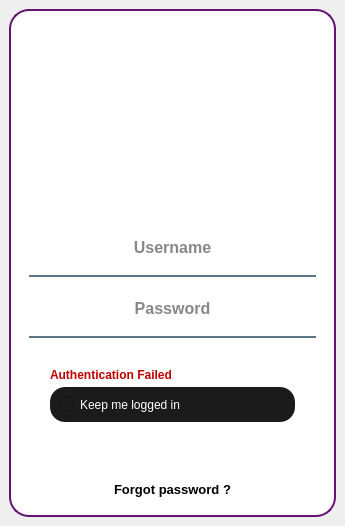
<?xml version="1.0" encoding="UTF-8"?>
<ui version="4.0">
 <class>Login</class>
 <widget class="QMainWindow" name="Login">
  <property name="geometry">
   <rect>
    <x>0</x>
    <y>0</y>
    <width>345</width>
    <height>526</height>
   </rect>
  </property>
  <property name="windowTitle">
   <string>MainWindow</string>
  </property>
  <widget class="QWidget" name="centralwidget">
   <layout class="QVBoxLayout" name="verticalLayout">
    <item>
     <widget class="QFrame" name="input_fields_frame">
      <property name="minimumSize">
       <size>
        <width>0</width>
        <height>50</height>
       </size>
      </property>
      <property name="styleSheet">
       <string notr="true">QFrame{
	
	background-color: rgb(255, 255, 255);
border:2px solid rgb(103, 19, 118);
border-radius: 20px; 
 }





</string>
      </property>
      <property name="frameShape">
       <enum>QFrame::StyledPanel</enum>
      </property>
      <property name="frameShadow">
       <enum>QFrame::Raised</enum>
      </property>
      <layout class="QVBoxLayout" name="verticalLayout_3">
       <item>
        <widget class="QFrame" name="frame_4">
         <property name="maximumSize">
          <size>
           <width>16777215</width>
           <height>40</height>
          </size>
         </property>
         <property name="styleSheet">
          <string notr="true">border:None;
border-radius: None; </string>
         </property>
         <property name="frameShape">
          <enum>QFrame::StyledPanel</enum>
         </property>
         <property name="frameShadow">
          <enum>QFrame::Raised</enum>
         </property>
         <widget class="QPushButton" name="btn_close">
          <property name="geometry">
           <rect>
            <x>270</x>
            <y>0</y>
            <width>31</width>
            <height>31</height>
           </rect>
          </property>
          <property name="styleSheet">
           <string notr="true">
QPushButton:hover{
	
	background-color: rgb(234, 234, 234);
}
</string>
          </property>
          <property name="text">
           <string/>
          </property>
          <property name="icon">
           <iconset resource="../QT5/traffic.qrc">
            <normaloff>:/icons/icons/x.svg</normaloff>:/icons/icons/x.svg</iconset>
          </property>
          <property name="iconSize">
           <size>
            <width>30</width>
            <height>30</height>
           </size>
          </property>
         </widget>
        </widget>
       </item>
       <item>
        <widget class="QFrame" name="profile_icon_frame">
         <property name="minimumSize">
          <size>
           <width>100</width>
           <height>100</height>
          </size>
         </property>
         <property name="maximumSize">
          <size>
           <width>300</width>
           <height>300</height>
          </size>
         </property>
         <property name="styleSheet">
          <string notr="true">background-color:rgb(255, 255, 255);
background-image: url(:/icons/icons/login_icon.png);
background-repeat:no-repeat;
background-position: center;
border :solid  none

 </string>
         </property>
         <property name="frameShape">
          <enum>QFrame::StyledPanel</enum>
         </property>
         <property name="frameShadow">
          <enum>QFrame::Raised</enum>
         </property>
        </widget>
       </item>
       <item>
        <widget class="QFrame" name="frame_2">
         <property name="styleSheet">
          <string notr="true">border:None;
border-radius: None;</string>
         </property>
         <property name="frameShape">
          <enum>QFrame::StyledPanel</enum>
         </property>
         <property name="frameShadow">
          <enum>QFrame::Raised</enum>
         </property>
         <layout class="QVBoxLayout" name="verticalLayout_2">
          <item>
           <widget class="QLineEdit" name="username_line">
            <property name="minimumSize">
             <size>
              <width>200</width>
              <height>50</height>
             </size>
            </property>
            <property name="font">
             <font>
              <pointsize>12</pointsize>
              <weight>75</weight>
              <bold>true</bold>
             </font>
            </property>
            <property name="styleSheet">
             <string notr="true">padding-bottom:7px;
border:None;
background-color: rgba(0,0,0,0);
border-bottom: 2px solid rgba(46,82,101,200); 
color:rgba(0,0,0,240);
</string>
            </property>
            <property name="alignment">
             <set>Qt::AlignCenter</set>
            </property>
            <property name="placeholderText">
             <string>Username</string>
            </property>
           </widget>
          </item>
          <item>
           <widget class="QLineEdit" name="password_line">
            <property name="minimumSize">
             <size>
              <width>200</width>
              <height>50</height>
             </size>
            </property>
            <property name="font">
             <font>
              <pointsize>12</pointsize>
              <weight>75</weight>
              <bold>true</bold>
             </font>
            </property>
            <property name="styleSheet">
             <string notr="true">padding-bottom:7px;
border:None;
background-color: rgba(0,0,0,0);
border-bottom: 2px solid rgba(46,82,101,200); 
color:rgba(0,0,0,240);</string>
            </property>
            <property name="echoMode">
             <enum>QLineEdit::Password</enum>
            </property>
            <property name="alignment">
             <set>Qt::AlignCenter</set>
            </property>
            <property name="placeholderText">
             <string>Password</string>
            </property>
           </widget>
          </item>
         </layout>
        </widget>
       </item>
       <item>
        <widget class="QFrame" name="frame">
         <property name="styleSheet">
          <string notr="true">QFrame{
	border:none;
}
</string>
         </property>
         <property name="frameShape">
          <enum>QFrame::StyledPanel</enum>
         </property>
         <property name="frameShadow">
          <enum>QFrame::Raised</enum>
         </property>
         <layout class="QGridLayout" name="gridLayout">
          <property name="leftMargin">
           <number>30</number>
          </property>
          <property name="rightMargin">
           <number>30</number>
          </property>
          <property name="horizontalSpacing">
           <number>0</number>
          </property>
          <property name="verticalSpacing">
           <number>5</number>
          </property>
          <item row="3" column="0">
           <widget class="QLabel" name="login_erorr">
            <property name="font">
             <font>
              <pointsize>9</pointsize>
              <weight>75</weight>
              <bold>true</bold>
             </font>
            </property>
            <property name="styleSheet">
             <string notr="true">color: rgb(191, 0, 0);</string>
            </property>
            <property name="text">
             <string>Authentication Failed</string>
            </property>
           </widget>
          </item>
          <item row="4" column="0">
           <widget class="QCheckBox" name="check_login">
            <property name="styleSheet">
             <string notr="true">QCheckBox{
	color: rgb(255,255,255);
	padding: 10px;
	
	
	background-color: rgb(27, 27, 27);
	
	border-radius: 15px; 
}

</string>
            </property>
            <property name="text">
             <string>Keep me logged in</string>
            </property>
           </widget>
          </item>
          <item row="5" column="0">
           <widget class="QPushButton" name="btn_login">
            <property name="minimumSize">
             <size>
              <width>150</width>
              <height>50</height>
             </size>
            </property>
            <property name="font">
             <font>
              <pointsize>12</pointsize>
              <weight>75</weight>
              <bold>true</bold>
             </font>
            </property>
            <property name="styleSheet">
             <string notr="true">QPushButton{
	background-color: qlineargradient(spread:pad,x1:0, y1:0.505682,x2:1,y2:0.477,stop:0 rgba(11,131,120.219),stop:1 rgna(85,98,112,226));
	color:rgba(255,255,255,210);
	border-radius:15px;

}
QPushButton:hover{
	background-color: qlineargradient(spread:pad,x1:0, y1:0.505682,x2:1,y2:0.477,stop:0 rgba(11,123,111.219),stop:1 rgna(85,81,84,226));
}
QPushButton:pressed{
	padding-left:5px;
	padding-top:5px;
	background-color:rgba(150,123,111,255);
}</string>
            </property>
            <property name="text">
             <string>Login</string>
            </property>
           </widget>
          </item>
          <item row="6" column="0">
           <widget class="QPushButton" name="btn_forgot">
            <property name="font">
             <font>
              <pointsize>10</pointsize>
              <weight>75</weight>
              <bold>true</bold>
             </font>
            </property>
            <property name="styleSheet">
             <string notr="true">QPushButton{border:None;}
QPushButton:hover{
color: rgb(255, 30, 30);}</string>
            </property>
            <property name="text">
             <string>Forgot password ?</string>
            </property>
           </widget>
          </item>
         </layout>
        </widget>
       </item>
      </layout>
     </widget>
    </item>
   </layout>
  </widget>
 </widget>
 <resources>
  <include location="../QT5/traffic.qrc"/>
 </resources>
 <connections/>
</ui>
